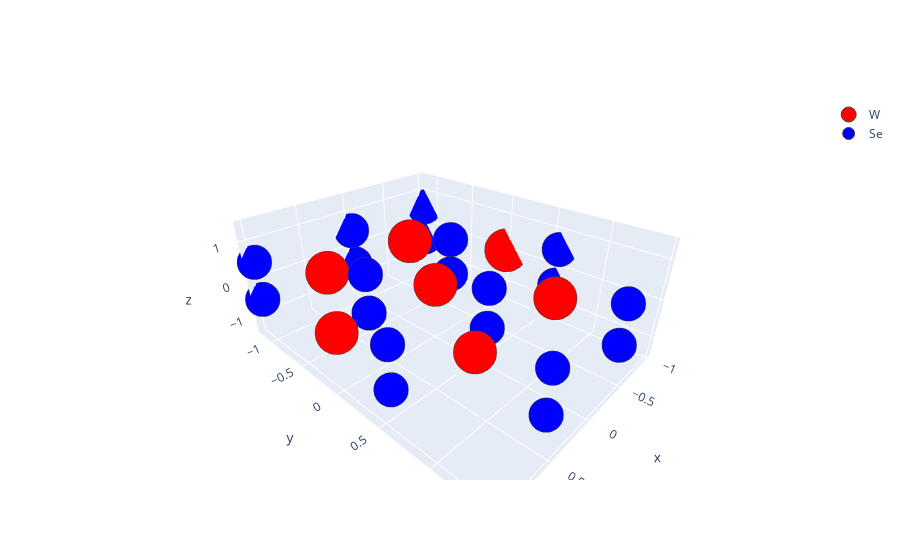

The notebook cell this image was saved under:
### Code cell
wse2_lat.plot(3, 3, plot_3d=True, all=dict(showlegend=True)).show()

### Figure 1 — Plotly figure (JSON) as saved in the notebook; plotly's stock layout.template omitted (floating-point values rounded to 4 significant figures)
{"data": [{"line": {"width": 1}, "marker": {"color": "red", "line": {"width": 1}, "size": 15.04}, "mode": "markers", "name": "W", "showlegend": true, "type": "scatter3d", "x": [-0.5, -1, 0.5, 0, -0.5, 1, 0.5], "y": [-0.866, 0, -0.866, 0, 0.866, 0, 0.866], "z": [0, 0, 0, 0, 0, 0, 0]}, {"line": {"width": 1}, "marker": {"color": "blue", "line": {"width": 1}, "size": 12.03}, "mode": "markers", "name": "Se", "showlegend": true, "type": "scatter3d", "x": [-1, 0, -0.5, -1, 1, 0.5, 0, -0.5, 1, 0.5, -1, 0, -0.5, -1, 1, 0.5, 0, -0.5, 1, 0.5], "y": [-1.155, -1.155, -0.2887, 0.5774, -1.155, -0.2887, 0.5774, 1.443, 0.5774, 1.443, -1.155, -1.155, -0.2887, 0.5774, -1.155, -0.2887, 0.5774, 1.443, 0.5774, 1.443], "z": [0.5049, 0.5049, 0.5049, 0.5049, 0.5049, 0.5049, 0.5049, 0.5049, 0.5049, 0.5049, -0.5049, -0.5049, -0.5049, -0.5049, -0.5049, -0.5049, -0.5049, -0.5049, -0.5049, -0.5049]}], "layout": {"autosize": true, "scene": {"aspectmode": "auto", "aspectratio": {"x": 1.151, "y": 1.495, "z": 0.5811}, "camera": {"center": {"x": 0, "y": 0, "z": 0}, "eye": {"x": 1.319, "y": 1.243, "z": 0.9961}, "projection": {"type": "perspective"}, "up": {"x": 0, "y": 0, "z": 1}}, "zaxis": {"range": [-1.5, 1.5], "type": "linear"}}, "xaxis": {"range": [-1.5, 1.5]}, "yaxis": {"range": [-1.5, 1.5], "scaleanchor": "x", "scaleratio": 1}}}
